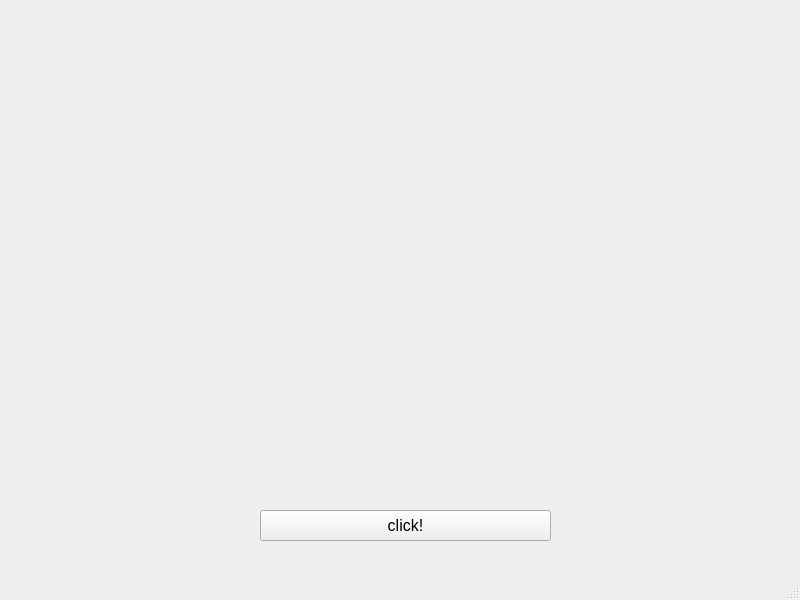
<?xml version="1.0" encoding="UTF-8"?>
<ui version="4.0">
 <class>MainWindow</class>
 <widget class="QMainWindow" name="MainWindow">
  <property name="geometry">
   <rect>
    <x>0</x>
    <y>0</y>
    <width>800</width>
    <height>600</height>
   </rect>
  </property>
  <property name="windowTitle">
   <string>MainWindow</string>
  </property>
  <widget class="QWidget" name="centralwidget">
   <widget class="QPushButton" name="pushButton">
    <property name="geometry">
     <rect>
      <x>260</x>
      <y>510</y>
      <width>291</width>
      <height>31</height>
     </rect>
    </property>
    <property name="font">
     <font>
      <pointsize>12</pointsize>
     </font>
    </property>
    <property name="text">
     <string>click!</string>
    </property>
   </widget>
  </widget>
  <widget class="QMenuBar" name="menubar">
   <property name="geometry">
    <rect>
     <x>0</x>
     <y>0</y>
     <width>800</width>
     <height>21</height>
    </rect>
   </property>
  </widget>
  <widget class="QStatusBar" name="statusbar"/>
 </widget>
 <resources/>
 <connections/>
</ui>
